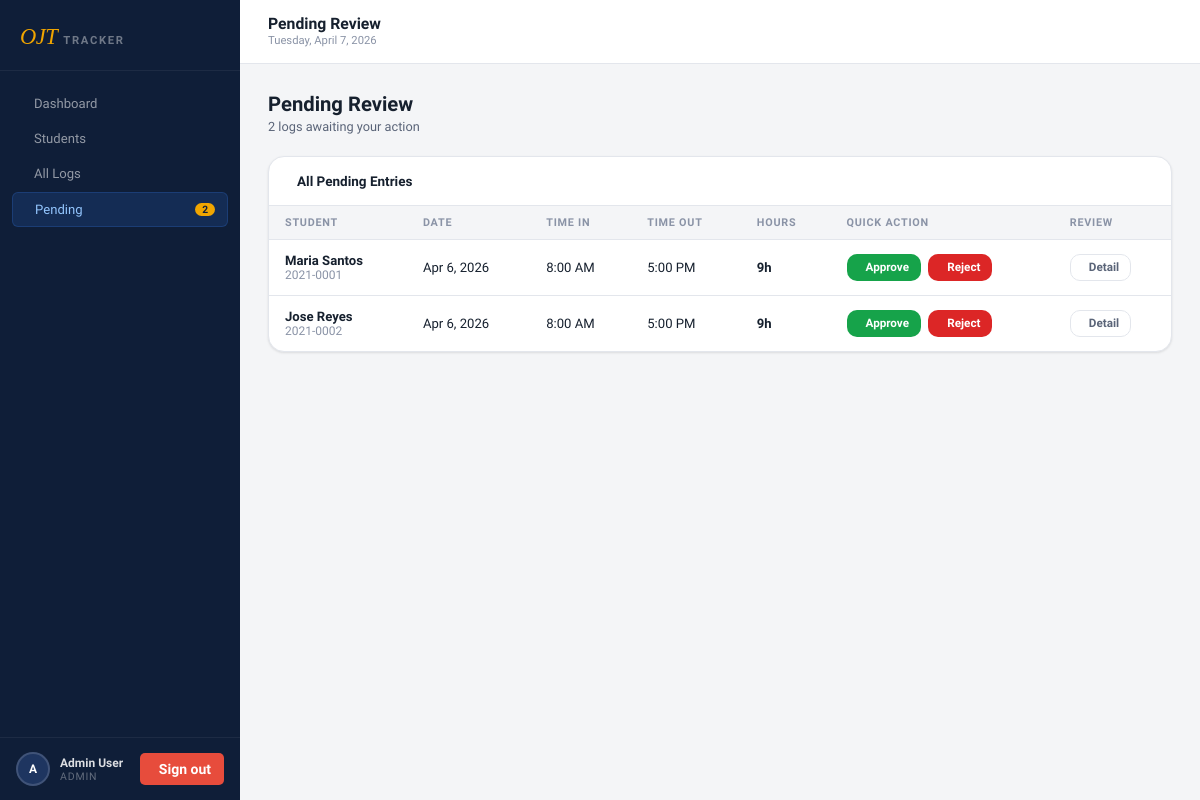
Screenshot of /app/admin/pending.php (signed in) with the database file from the repository.
### tables this page shows
CREATE TABLE IF NOT EXISTS ojt_logs (
    id              INT UNSIGNED AUTO_INCREMENT PRIMARY KEY,
    user_id         INT UNSIGNED    NOT NULL,
    log_date        DATE            NOT NULL,
    time_in         TIME            NULL,
    time_out        TIME            NULL,
    hours_rendered  DECIMAL(5,2)    NOT NULL DEFAULT 0.00,
    remarks         TEXT            NULL,
    status          ENUM('pending','approved','rejected') NOT NULL DEFAULT 'pending',
    admin_note      TEXT            NULL,
    created_at      TIMESTAMP       DEFAULT CURRENT_TIMESTAMP,
    FOREIGN KEY (user_id) REFERENCES users(id) ON DELETE CASCADE,
    UNIQUE KEY uq_user_date (user_id, log_date)
);

CREATE TABLE IF NOT EXISTS users (
    id              INT UNSIGNED AUTO_INCREMENT PRIMARY KEY,
    full_name       VARCHAR(150)    NOT NULL,
    email           VARCHAR(200)    NOT NULL UNIQUE,
    password        VARCHAR(255)    NOT NULL,
    role            ENUM('admin','student') NOT NULL DEFAULT 'student',
    student_number  VARCHAR(50)     NULL,
    course          VARCHAR(150)    NULL,
    company         VARCHAR(200)    NULL,
    required_hours  SMALLINT UNSIGNED NOT NULL DEFAULT 600,
    is_active       TINYINT(1)      NOT NULL DEFAULT 1,
    created_at      TIMESTAMP       DEFAULT CURRENT_TIMESTAMP
);

### app/includes/auth.php (called while the page is built, shortened)
<?php
function e(mixed $v): string
{
    return htmlspecialchars((string)$v, ENT_QUOTES | ENT_SUBSTITUTE, 'UTF-8');
}

### app/includes/app.php (called while the page is built, shortened)
<?php
require_once __DIR__ . '/auth.php';
function fmtHours(float $h): string
{
    $hrs  = floor($h);
    $mins = (int) round(($h - $hrs) * 60);
    return $mins > 0 ? "{$hrs}h {$mins}m" : "{$hrs}h";
}
function fmtTime(?string $t): string
{
    $dt = new DateTime('today ' . $t, new DateTimeZone('Asia/Manila'));
    return $dt->format('g:i A');
}
function fmtDate(?string $d): string
{
    $dt = new DateTime($d . ' 00:00:00', new DateTimeZone('Asia/Manila'));
    return $dt->format('M j, Y');
}

### app/admin/pending.php (the view, shortened to what this page needs)
<?php
require_once __DIR__ . '/../includes/app.php';
require_once __DIR__ . '/../includes/layout.php';
$db = db();
$reviewId  = isset($_GET['id']) ? (int)$_GET['id'] : 0;
$pending = $db->query(
    "SELECT l.*,u.full_name,u.student_number
     FROM ojt_logs l JOIN users u ON u.id=l.user_id
     WHERE l.status='pending'
     ORDER BY l.log_date ASC"
)->fetchAll();
?>
<div class="section-header">
  <div>
    <h2>Pending Review</h2>
    <p><?= count($pending) ?> log<?= count($pending) !== 1 ? 's' : '' ?> awaiting your action</p>
  </div>
</div>
<div class="card">
  <div class="card-head">
    <h3><i class="icon-list"></i> All Pending Entries</h3>
  </div>
  <?php if ($pending): ?>
  <div class="table-scroll">
    <table>
      <thead>
        <tr><th>Student</th><th>Date</th><th>Time In</th><th>Time Out</th><th>Hours</th><th>Quick Action</th><th>Review</th></tr>
      </thead>
      <tbody>
        <?php foreach ($pending as $r): ?>
        <tr <?= $reviewId === (int)$r['id'] ? 'style="background:#fffbf0"' : '' ?>>
          <td>
            <div class="td-name"><?= e($r['full_name']) ?></div>
            <div class="td-muted"><?= e($r['student_number'] ?? '—') ?></div>
          </td>
          <td><?= fmtDate($r['log_date']) ?></td>
          <td><?= fmtTime($r['time_in']) ?></td>
          <td><?= fmtTime($r['time_out']) ?></td>
          <td><?= $r['hours_rendered'] > 0 ? '<strong>' . fmtHours((float)$r['hours_rendered']) . '</strong>' : '—' ?></td>
          <td style="white-space:nowrap">
            <form method="POST" style="display:inline">
              <button type="submit" name="_action" value="approve" class="btn btn-success btn-sm" style="margin-right:4px">
                <i class="icon-check"></i> Approve
              </button>
              <button type="submit" name="_action" value="reject" class="btn btn-danger btn-sm"
                      onclick="return confirm('Reject this entry?')">
                <i class="icon-x"></i> Reject
              </button>
            </form>
          </td>
          <td>
            <a href="?id=<?= $r['id'] ?>" class="btn btn-ghost btn-sm">
              <i class="icon-eye"></i> Detail
            </a>
          </td>
        </tr>
        <?php endforeach; ?>
      </tbody>
    </table>
  </div>
  <?php endif; ?>
</div>

### app/assets/css/app.css (style rules this page uses)
:root { --navy: #0f1e38; --navy-mid: #172a4e; --navy-light: #1e3560; --accent: #3b82f6; --accent-dim: rgba(59,130,246,.15); --gold: #f0a500; --canvas: #f4f5f7; --surface: #ffffff; --border: #e3e6ec; --text: #16202e; --text-2: #5a6478; --text-3: #8a93a6; --green: #16a34a; --green-bg: #dcfce7; --red: #dc2626; --red-bg: #fee2e2; --amber: #d97706; --amber-bg: #fef3c7; --blue-bg: #dbeafe; --radius: 10px; --radius-sm: 6px; --radius-lg: 16px; --shadow-sm: 0 1px 3px rgba(0,0,0,.07), 0 1px 2px rgba(0,0,0,.04); --shadow: 0 4px 16px rgba(0,0,0,.08); --shadow-md: 0 8px 32px rgba(0,0,0,.12); --sidebar-w: 240px; --topbar-h: 64px; --font-body: 'Geist', system-ui, sans-serif; --font-display: 'Instrument Serif', Georgia, serif; }
*, *::before, *::after { box-sizing: border-box; margin: 0; padding: 0; }
html { font-size: 15px; -webkit-font-smoothing: antialiased; }
body { font-family: var(--font-body); background: var(--canvas); color: var(--text); min-height: 100vh; }
a { text-decoration: none; color: inherit; }
button, input, select, textarea { font-family: inherit; font-size: inherit; }
.section-header { display: flex; align-items: flex-end; justify-content: space-between; flex-wrap: wrap; gap: 12px; margin-bottom: 22px; }
.section-header h2 { font-size: 1.35rem; font-weight: 700; color: var(--text); }
.section-header p { font-size: .85rem; color: var(--text-2); margin-top: 3px; }
.card { background: var(--surface); border: 1px solid var(--border); border-radius: var(--radius-lg); box-shadow: var(--shadow-sm); overflow: hidden; }
.card-head { padding: 16px 20px; border-bottom: 1px solid var(--border); display: flex; align-items: center; justify-content: space-between; gap: 12px; }
.card-head h3 { font-size: .9rem; font-weight: 600; display: flex; align-items: center; gap: 8px; }
.table-scroll { overflow-x: auto; }
table { width: 100%; border-collapse: collapse; }
thead th { padding: 10px 16px; text-align: left; font-size: .72rem; font-weight: 700; text-transform: uppercase; letter-spacing: .07em; color: var(--text-3); background: var(--canvas); border-bottom: 1px solid var(--border); white-space: nowrap; }
tbody td { padding: 13px 16px; font-size: .875rem; border-bottom: 1px solid var(--border); vertical-align: middle; }
tbody tr:last-child td { border-bottom: none; }
.td-name { font-weight: 600; }
.td-muted { color: var(--text-3); font-size: .8rem; }
.btn { display: inline-flex; align-items: center; gap: 7px; padding: 8px 16px; border-radius: var(--radius); font-size: .85rem; font-weight: 600; cursor: pointer; border: 1px solid transparent; transition: background .15s, box-shadow .15s, transform .1s; line-height: 1.3; }
.btn-success { background: var(--green); color: #fff; }
.btn-danger { background: var(--red); color: #fff; }
.btn-ghost { background: transparent; border-color: var(--border); color: var(--text-2); }
.btn-sm { padding: 5px 11px; font-size: .78rem; }

### rows the page displays
ojt_logs: user.full_name "Maria Santos", user.student_number "2021-0001", log_date "Apr 6, 2026", time_in "8:00 AM", time_out "5:00 PM", hours_rendered "9h"
ojt_logs: user.full_name "Jose Reyes", user.student_number "2021-0002", log_date "Apr 6, 2026", time_in "8:00 AM", time_out "5:00 PM", hours_rendered "9h"

### other values shown
$l['label'] "Dashboard"
$l['label'] "Students"
$l['label'] "All Logs"
$l['label'] "Pending"
$l['badge'] "2"
$u['initials'] "A"
$u['name'] "Admin User"
$role "ADMIN"
$title "Pending Review"
$todayLabel "Tuesday, April 7, 2026"
count($pending) "2"
